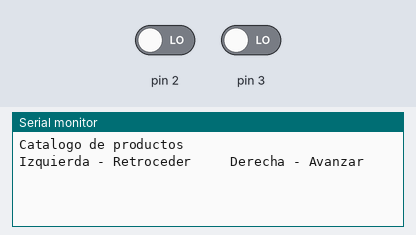
This sketch was run on a simulated Arduino Uno, built with avr-gcc and run on an emulated ATmega328P. Parts: the last lines printed to the serial monitor. The inputs (shaded band) are chosen by the test bench; at power-on: pin 2 LOW, pin 3 LOW.

Above: at 1.2 s.
1.3 s: pin 2 driven HIGH
At 1.91 s:
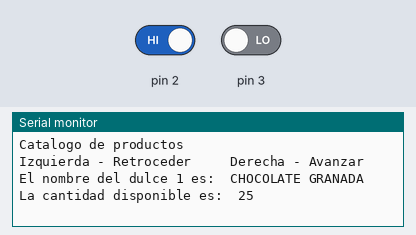
3.1 s: pin 2 driven LOW and pin 3 driven HIGH
At 5.2 s:
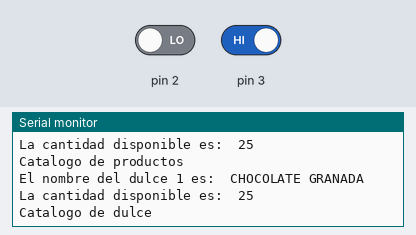

Measured:
- after the input at 1.3 s, the serial monitor: prints a new line after 0.35 s (image 1)
- after the input at 3.1 s, the serial monitor: prints a new line after 0.69 s (image 2)

The sketch:

practica_catalogo3a.ino
```cpp
/*
  Fundación Kinal
    Centro educativo Técncico Laboral Kinal
    Quinto Perito
    Quinto Electrónica
    Codigo Técnico: EB5AM
    Curso: Taller de Electrónica Digital y reparación de computadoras
    Proyecto: Catálogo de productos
    Dev: Josue Julian de Jesús Robles Larios
    Fecha: 18 de abril de 2024
*/
byte contador = 0;

struct DULCE_1
{
  char nombre_dulce1 [50];
  byte stock_1;
};

struct DULCE_2
{
  char nombre_dulce2 [50];
  byte stock_2;
};

struct DULCE_3
{
  char nombre_dulce3 [50];
  byte stock_3;
};

struct DULCE_4
{
  char nombre_dulce4 [50];
  byte stock_4;
};


DULCE_1 chocolate_1 = {"CHOCOLATE GRANADA", 25};
DULCE_2 hersheys = {"Chocolate Kiss", 25};
DULCE_3 menta = {"MENTOLIN", 25};
DULCE_4 diana = {"CEREZA", 25};


void setup()
{
  Serial.begin(9600);
  pinMode(2, INPUT);
  pinMode(3, INPUT);
  Serial.println("Catalogo de productos");
  Serial.print("Izquierda - Retroceder     ");
  Serial.println("Derecha - Avanzar");
}

void loop()
{
  if(digitalRead(2)==HIGH)
  {
   delay(350);
   contador = contador+1;

    if(contador == 1){
      Serial.print("El nombre del dulce 1 es:  ");
  	  Serial.println(chocolate_1.nombre_dulce1);
      Serial.print("La cantidad disponible es:  ");
      Serial.println(chocolate_1.stock_1);}

    if(contador == 2) {
      Serial.print("El nombre del dulce 2 es:  ");
      Serial.println(hersheys.nombre_dulce2);
      Serial.print("La cantidad disponible es:  ");
      Serial.println(hersheys.stock_2);}

    if(contador == 3){
      Serial.print("El nombre del dulce 3 es:  ");
      Serial.println(menta.nombre_dulce3);
      Serial.print("La cantidad disponible es:  ");
      Serial.println(menta.stock_3);}


    if(contador == 4){
      Serial.print("El nombre del dulce 4 es:  ");
  	  Serial.println(diana.nombre_dulce4);
      Serial.print("La cantidad disponible es:  ");
      Serial.println(diana.stock_4);}

    if(contador == 5) {
      contador = contador-5;
      Serial.println("Catalogo de productos");}
  }

  else if(digitalRead(3)==HIGH)
  {
	delay(350);
    contador = contador-1;

    if(contador ==0){
      Serial.println("Catalogo de dulce");}

    if(contador == 1){
      Serial.print("El nombre del dulce 1 es:  ");
  	  Serial.println(chocolate_1.nombre_dulce1);
      Serial.print("La cantidad disponible es:  ");
      Serial.println(chocolate_1.stock_1);}

    if(contador == 2) {
      Serial.print("El nombre del dulce 2 es:  ");
      Serial.println(hersheys.nombre_dulce2);
      Serial.print("La cantidad disponible es:  ");
      Serial.println(hersheys.stock_2);}

    if(contador == 3){
      Serial.print("El nombre del dulce 3 es:  ");
      Serial.println(menta.nombre_dulce3);
      Serial.print("La cantidad disponible es:  ");
      Serial.println(menta.stock_3);}


    if(contador == 4){
      Serial.print("El nombre del dulce 4 es:  ");
  	  Serial.println(diana.nombre_dulce4);
      Serial.print("La cantidad disponible es:  ");
      Serial.println(diana.stock_4);}
  }
}          
```
